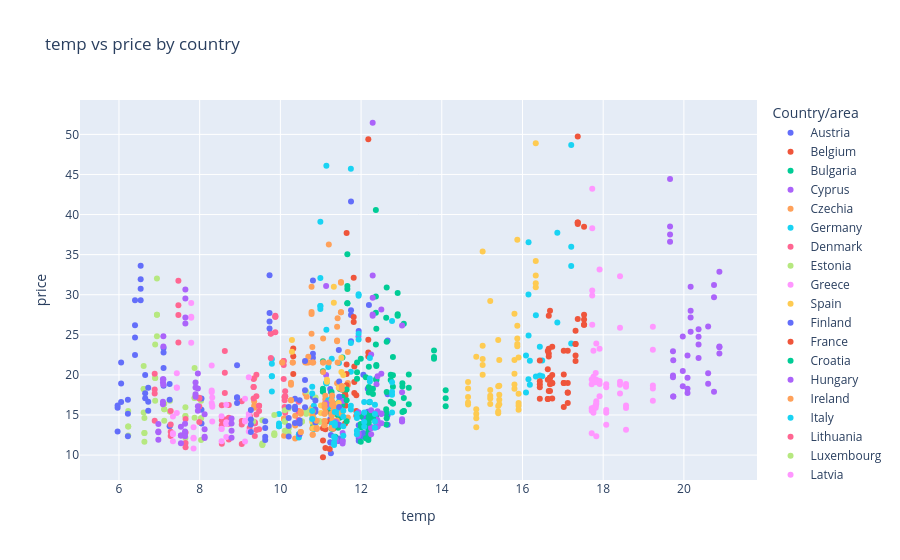

Notebook code cell kept with this figure:
### Code cell
fig = px.scatter(
    merged_df,
    x="temperature_2m_mean",
    y="selling_price",
    color="geo",
    title="temp vs price by country",
    labels={
        "temperature_2m_mean": "temp",
        "selling_price": "price",
        "geo": "Country/area",
    },
)

fig.show()
